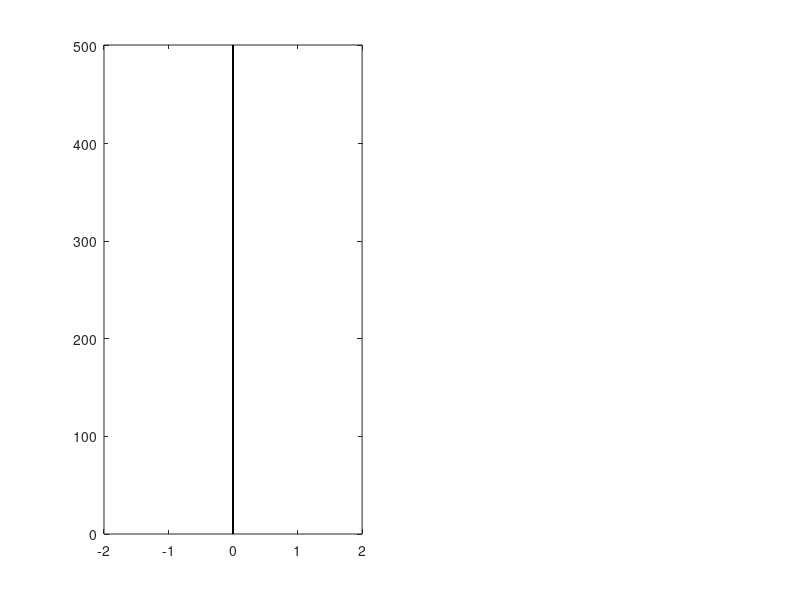

This figure's MATLAB source: (Note: this script raises an error after producing the figure.)
% Стартовая программа для демонстрации случайных блужданий
n = 500;   % Число частиц
dh = .02;  % Параметр случайного распределения

% Задание вектор-столбцов координат точек
y = 1:n;
y = y'; 
x = zeros(size(y));

subplot(1, 2, 1);
h = plot(x, y, 'k.');  % Вывод начального положения точек
axis([-2 2 0 n + 1]);  % Задание осей

% Определение режима перерисовки и размера точек
set(h, 'EraseMode', 'background', 'MarkerSize', 3);
pause(1);  % Пауза для вывода графика на экран

i = 0;  % Начальное значение
subplot(1, 2, 2);
h1 = line;
h2 = line;
set(h1, 'LineStyle', '.');
set(h2, 'LineStyle', '.');

h3 = line;
h4 = line;
set(h3, 'Color', 'r');
set(h4, 'Color', 'r');
set(h3, 'YData', [0], 'XData', [0]);
set(h4, 'YData', [0], 'XData', [0]);

g1 = 0;
g2 = 0;

while i < 1000  % Не бесконечный цикл
    i = i + 1;
    x = x + dh * (2 * rand(n, 1) - 1);  % Случайные смещения x-координаты

    % Смена координат точек на рисунке
    set(h, 'XData', x, 'YData', y, 'Color', 'k');

    a = 0;
    c = 0;
    for b = 1:n
        a = a + x(b);
        c = c + x(b) * x(b);
    end

    a = a / n;
    c = c / n;
    g1(i) = a;
    g2(i) = c;

    set(h1, 'XData', (1:i), 'YData', g1);
    set(h2, 'XData', (1:i), 'YData', g2);

    pause(0.01);
end

xx = (1:i);
od = ones(size(g2));

s(1, 1) = od * (od');
s(2, 1) = od * (xx');
s(1, 2) = s(2, 1);
s(2, 2) = xx * (xx');
p = [od * (g2'); xx * (g2')];
a = s \ p;

set(h3, 'YData', [a(1) a(1) + (i) * a(2)], 'XData', [0 i]);

xx = (1:i);
od = ones(size(g1));

s(1, 1) = od * (od');
s(2, 1) = od * (xx');
s(1, 2) = s(2, 1);
s(2, 2) = xx * (xx');
p = [od * (g1'); xx * (g1')];
a = s \ p;

set(h4, 'YData', [a(1) a(1) + (i) * a(2)], 'XData', [0 i]);
